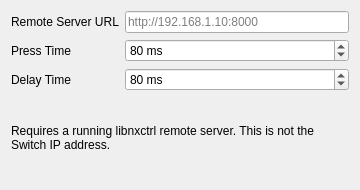
<?xml version="1.0" encoding="UTF-8"?>
<ui version="4.0">
 <class>Remote</class>
 <widget class="QWidget" name="Remote">
  <property name="geometry">
   <rect>
    <x>0</x>
    <y>0</y>
    <width>360</width>
    <height>190</height>
   </rect>
  </property>
  <property name="windowTitle">
   <string>Form</string>
  </property>
  <layout class="QGridLayout" name="gridLayout">
   <item row="0" column="0">
    <widget class="QLabel" name="label_3">
     <property name="text">
      <string>Remote Server URL</string>
     </property>
    </widget>
   </item>
   <item row="0" column="1">
    <widget class="QLineEdit" name="server_addr">
     <property name="toolTip">
      <string>Address of a running libnxctrl XML-RPC server</string>
     </property>
     <property name="placeholderText">
      <string>http://192.168.1.10:8000</string>
     </property>
    </widget>
   </item>
   <item row="1" column="0">
    <widget class="QLabel" name="label">
     <property name="text">
      <string>Press Time</string>
     </property>
    </widget>
   </item>
   <item row="1" column="1">
    <widget class="QSpinBox" name="press_ms">
     <property name="suffix">
      <string> ms</string>
     </property>
     <property name="prefix">
      <string/>
     </property>
     <property name="minimum">
      <number>10</number>
     </property>
     <property name="maximum">
      <number>200</number>
     </property>
     <property name="singleStep">
      <number>20</number>
     </property>
     <property name="value">
      <number>80</number>
     </property>
    </widget>
   </item>
   <item row="2" column="0">
    <widget class="QLabel" name="label_2">
     <property name="text">
      <string>Delay Time</string>
     </property>
    </widget>
   </item>
   <item row="2" column="1">
    <widget class="QSpinBox" name="delay_ms">
     <property name="suffix">
      <string> ms</string>
     </property>
     <property name="prefix">
      <string/>
     </property>
     <property name="minimum">
      <number>10</number>
     </property>
     <property name="maximum">
      <number>200</number>
     </property>
     <property name="singleStep">
      <number>20</number>
     </property>
     <property name="value">
      <number>80</number>
     </property>
    </widget>
   </item>
   <item row="3" column="0" colspan="2">
    <widget class="QLabel" name="remote_help">
     <property name="text">
      <string>Requires a running libnxctrl remote server. This is not the Switch IP address.</string>
     </property>
     <property name="wordWrap">
      <bool>true</bool>
     </property>
    </widget>
   </item>
  </layout>
 </widget>
 <resources/>
 <connections/>
</ui>
